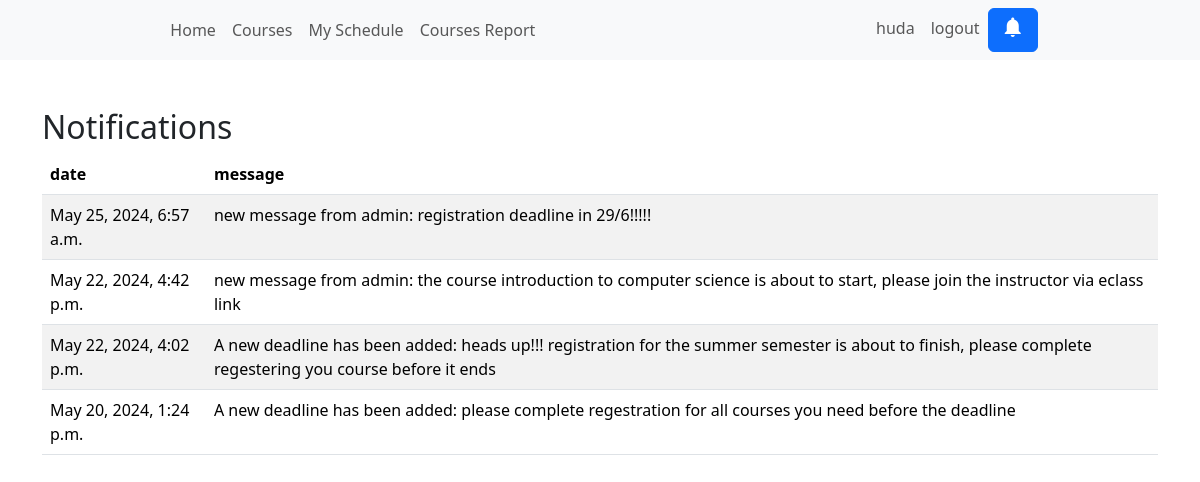
The app's page /notifications/ (signed in) with its own data.
### courses/models.py (models this page shows, shortened)
class Notification(models.Model):
    user = models.ForeignKey(User, on_delete=models.CASCADE)
    message = models.TextField()
    timestamp = models.DateTimeField(auto_now_add=True)
    is_read = models.BooleanField(default=False)

### courses/views.py (the view)
# urls.py: path('notifications/', views.notifications, name='notifications'),
@login_required
def notifications(request):
    notifications = Notification.objects.filter(user=request.user).order_by('-timestamp')
    return render(request, 'notifications.html', {'notifications': notifications})

### courses/templates/notifications.html (shortened to what this page needs)
{% extends "main.html" %}
{% block content %}
<div class="container mt-5">
    <h2>Notifications</h2>
    <table class=" table table-striped">
        <thead>
            <th>date</th>
            <th>message</th>
        </thead>
        <tbody>
            {% for notification in notifications %}
            <tr>
                <td>{{ notification.timestamp }}</td>
                <td>{{ notification.message }}</td>
            </tr>
            {% endfor %}
        </tbody>
    </table>
</div>
{% endblock content %}

### courses/templates/navbar.html (shortened to what this page needs)
<nav class="navbar navbar-expand-lg navbar-light bg-light">
  <div class="collapse navbar-collapse justify-content-around" id="navbarSupportedContent">
    <ul class="navbar-nav mr-auto">
      <li class="nav-item active">
        <a class="nav-link" href="{% url "home" %}">Home</a>
      </li>
      <li class="nav-item">
        <a class="nav-link" href="{% url "courses" %}">Courses</a>
      </li>
      <li class="nav-item">
        <a class="nav-link" href="{% url "student_courses" %}">My Schedule</a>
      </li>
      <li class="nav-item">
        <a class="nav-link" href="{% url "course_enrollment_report" %}">Courses Report</a>
      </li>
    </ul>
    <ul class="navbar-nav mr-auto">
      <li class="nav-item">
        <a class="nav-link" href="#">{{user.username}}</a>
      </li>
      {% if user.is_authenticated %}
      <li class="nav-item">
        <a class="nav-link" href="{% url "logout" %}">logout</a>
      </li>
      <a class="btn btn-primary" href="{% url "notifications" %}">
        <i class="material-icons">notifications</i>
      </a>
      {% endif %}
    </ul>
  </div>
</nav>

### records on screen
Notification: timestamp "May 25, 2024, 6:57 a.m.", message "new message from admin: registration deadline in 29/6!!!!!"
Notification: timestamp "May 22, 2024, 4:42 p.m.", message "new message from admin: the course introduction to computer science is about to start, please join the instructor via eclass link"
Notification: timestamp "May 22, 2024, 4:02 p.m.", message "A new deadline has been added: heads up!!! registration for the summer semester is about to finish, please complete regestering you course before it ends"
Notification: timestamp "May 20, 2024, 1:24 p.m.", message "A new deadline has been added: please complete regestration for all courses you need before the deadline"

### other values on screen
{{ user.username }} "huda"
